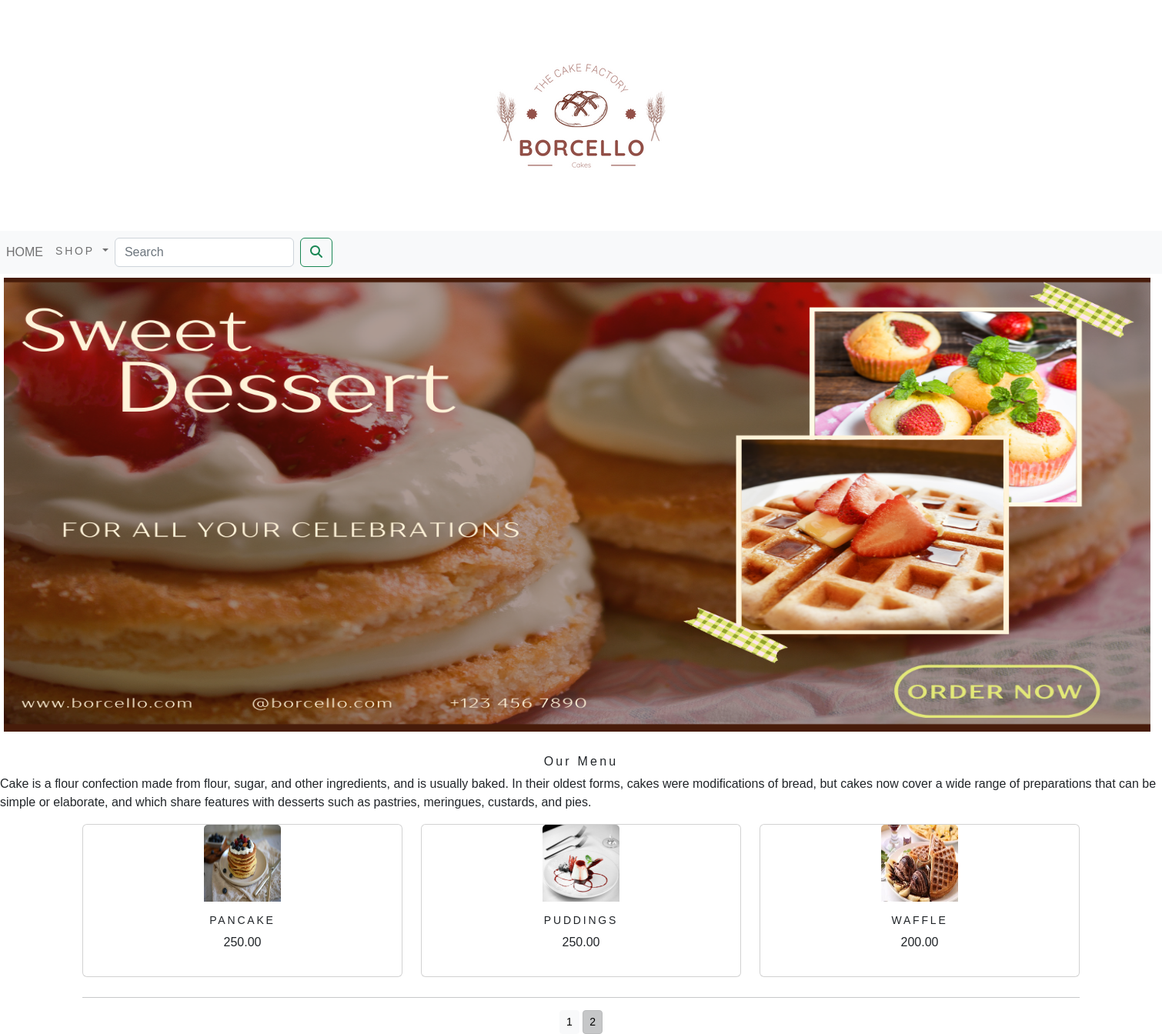
Screenshot of /shop/?page=2 with the database file from the repository.
### shop/models.py (models this page shows, shortened)
class Product(models.Model):
    name=models.CharField(max_length=250,unique=True)
    slug=models.SlugField(max_length=250,unique=True)
    description=models.TextField(blank=True)
    price=models.DecimalField(max_digits=10,decimal_places=2)
    category=models.ForeignKey(Category,on_delete=models.CASCADE)
    image=models.ImageField(upload_to='product',  blank=True)
    stock=models.IntegerField()
    available=models.BooleanField(default=True)
    created=models.DateTimeField(auto_now_add=True)
    updated=models.DateTimeField(auto_now=True)
    class Meta:
        ordering = ('name',)
        verbose_name = 'product'
        verbose_name_plural = 'products'
    def get_url(self):
        return reverse('shop:proCatDetail',args=[self.category.slug,self.slug])

### shop/views.py (the view)
# urls.py: path('',views.allProdCat,name='allProdCat'),
def allProdCat(request,c_slug=None):
    c_page=None
    products_list=None
    if c_slug!=None:
        c_page=get_object_or_404(Category,slug=c_slug)
        products_list=Product.objects.all().filter(category=c_page,available=True)
    else:
        products_list=Product.objects.all().filter(available=True)
    paginator=Paginator(products_list,6)
    try:
        page=int(request.GET.get('page','1'))
    except:
        page=1
    try:
        products=paginator.page(page)
    except (EmptyPage,InvalidPage):
        products=paginator.page(paginator.num_pages)
    return render(request,"category.html",{'category':c_page,'products':products})

### cart/context_processors.py (called while the page is built)
def counter(request):
    item_count=0
    if 'admin' in request.path:
        return {}
    else:
        try:
            cart=Cart.objects.filter(cart_id=_cart_id(request))
            cart_items=CartItem.objects.all().filter(cart=cart[:1])
            for cart_item in cart_items:
                item_count += cart_item.quantity
        except Cart.DeosNotExist:
            item_count =0
    return  dict(item_count=item_count)

### cart/views.py (called while the page is built)
def _cart_id(request):
    cart=request.session.session_key
    if not cart:
        cart=request.session.create()
    return cart

### shop/context_processors.py (called while the page is built)
def menu_links(request):
    links=Category.objects.all()
    return dict(links=links)

### shop/models.py (called while the page is built)
    def get_url(self):
        return reverse('shop:products_by_category',args=[self.slug])

### TEMPLATES/category.html (shortened to what this page needs)
{% extends 'base.html' %}
{% load static %}
{% block body %}
<div class="mx_auto">
    {% if category %}
        <img class="my_image" src="{{category.image.url}}" alt="{{category.name}}">
</div>
    <br>
<div>
        <h1 class="text-center my_title">{{category.name}}</h1>
        <p class="text-justify-content">{{category.description}}</p>
</div>
    {% else %}
<div>
    <img class="my_image my_image_padding" src="{% static 'img/banner.png' %}" alt="Our Products" style="width:1500px;height:600px;">
</div>
     <br>
<div>
    <h3 class="text-center my_title"> Our Menu</h3>
    <p class="text-justify-content">Cake is a flour confection made from flour, sugar, and other ingredients, and is usually baked. In their oldest forms, cakes were modifications of bread, but cakes now cover a wide range of preparations that can be simple or elaborate, and which share features with desserts such as pastries, meringues, custards, and pies.</p>
</div>
    {% endif %}
<div class="container">
    <div class="row mx_auto">
        {% for product in products.object_list    %}
        <div class="my_bottom_margin col-9 col-sm-12 col-md-4  xol-lg-4" >
            <div class="card text-center" style="min-width:18rem;">
                <a href="{{product.get_url}}"><img class="card-img-top my_image" src="{{product.image.url}}" alt="{{product.name}}" style="width:100px;height:100px;"></a>
            <div class="card-body">
                <h4>{{product.name}}</h4>
                <p>{{product.price}}</p>
            </div>
            </div>
        </div>
        {% endfor %}
    </div>
    <div class="mx-auto">
        <hr>
        <div class="text-center">
            {% for pg in products.paginator.page_range %}
            <a href="?page={{pg}}" class="btn btn-light btn-sm {% if products.number == pg %} active {% endif %}">{{pg }}</a>
             {% endfor %}
        </div>
    </div>
</div>
{% endblock %}

### static/css/custom.css (style rules this page uses)
body { font-family: 'Poppins', sans-serif; }
.my_image { width:100%; height:auto; }
.my_title { font-size:16px; text_transform:uppercase; letter-spacing:.2em }
.my_image_padding { padding:5px }
.my_bottom_margin { margin-bottom:10px }
.card-body h4 { font-size:14px; text-transform:uppercase; letter-spacing:.2em }

### rows the page displays
Product: image (picture), name "PANCAKE", price "250.00"
Product: image (picture), name "PUDDINGS", price "250.00"
Product: image (picture), name "WAFFLE", price "200.00"

### other values shown
{{ pg }} "1" "2"
